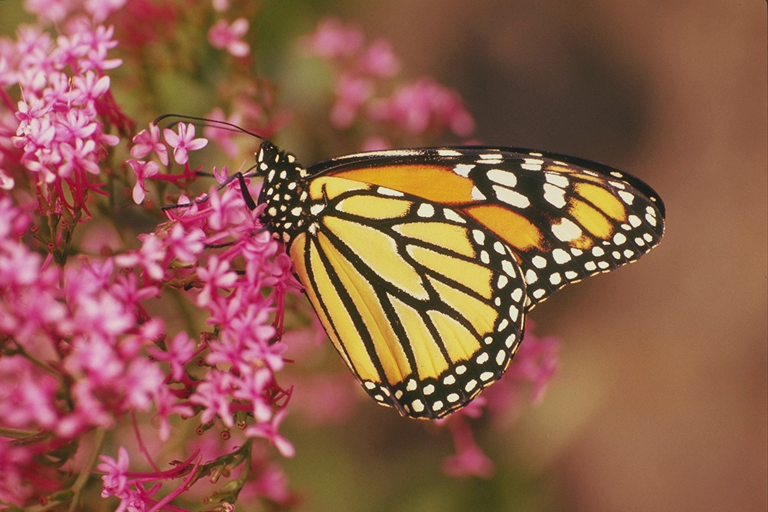
#> input picture 디지털영상처리/week3-mission/data/monarch.bmp, 768 x 512 px, given in place of circles_rects.png, which was not available
$ python Eg1_Sobel_cv.py
#> lines starting #> are read from the running program, lines starting #| are printed output that depends on the picture; pictures that were not available may be replaced by others from this repository, and a replacement may not be noted
"""
****  다음 설명문은 Eg1_Sobel_cv.py + Eg1_Sobel_plt.py  두 예제 프로그램에 공통으로 적용된다. ***

1. 개요
    OpenCV 함수 Sobel를 이용하여 에지를 검출한 결과를 출력한다.
    pyplot.imshow()와 cv.imshow() 2가지 방법으로 결과를 출력해 본다.
    1) pyplot.imshow
        1채널, 부동소수 영상은 부호가 있는 수를 표현할 때 매우 편리하다.
            데이터의 범위나 자료형에 영향 받지 않고 최소, 최대를 구해 자체 정규화하여 출력한다.
        cmap 파라미터의 설정에 따라 여러 color map을 활용한 영상 출력을 시도할 수 있다.
        cv.imshow() 처럼 흑백 모노 그레이로 표현하려면 cmap='gray'로 설정하여야 한다.
        그렇지 않으면 default pseudo color map이 선택되어 칼라로 1채널 영상이 출력된다.
        - 개인적으로 따로 공부하기 바람.
    2) cv.imshow() 함수의 출력 범위
       부동소수 데이터: 0~1의 값만 출력한다. 음수는 0으로 간주하고 1을 넘는 값은 1로 간주한다.
       정수형 데이터: 0~255만 출력한다. signed int도 unsigned number로 간주한다.
       부동소수 혹은 unit8만 받아들인다.
       uint8이면 연산 중 발생한 8비트를 넘거나 음의 정수도 모두 하위 8비트만 취하여 출력한다.


2. 다음 내용을 숙지했는지 점검하기 바람
    1) cv.Sobel() 함수의 기본 사용법을 숙지한다.
    2) 에지 정보의 범위와 부호의 의미를 이해한다.
    3) 에지 정보를 선택적(부호, 범위)으로 화면에 pyplot.imshow()와 cv.imshow() 2가지 방법을 사용하여 출력할 수 있다.

3. 주요 함수
    dst = cv.Sobel(src, ddepth, dx, dy[, dst[, ksize[, scale[, delta[, borderType]]]]])
        src: input image.
        dst: output image of the same size and the same number of channels as src.
        ddepth:	output image depth, see combinations
        dx: order of the derivative x.
        dy:	order of the derivative y.
        scale: optional scale factor for the computed derivative values; by default, no scaling is applied (see getDerivKernels for details).
        delta: optional delta value that is added to the results prior to storing them in dst.
        borderType: pixel extrapolation method, see BorderTypes


4. 점검 사항
    실험 1의 질문에 답하시오.
    소벨 x, y축 에지 검출 결과를 합산해서 출력하여 보자.
    주의 사항 - 각 연산 결과에는 음수가 포함되어 있음. 절대 값을 붙이는 등의 절차가 필요함.

5. 미션

6. 참고
    출처 : https://docs.opencv.org/3.4.3/d5/d0f/tutorial_py_gradients.html


"""


import numpy as np
import cv2 as cv
from matplotlib import pyplot as plt

"""
# np.clip() 함수 연습
# https://docs.scipy.org/doc/numpy/reference/generated/numpy.clip.html
a = np.arange(10)   # [0 1 2 3 4 5 6 7 8 9]
print(a)
b = np.clip(a, 2, 7)
print(a)            # [0 1 2 3 4 5 6 7 8 9]
print(b)            # [2 2 2 3 4 5 6 7 7 7]
np.clip(a, 1, 6, out=b)
print(b)            # [1 1 2 3 4 5 6 6 6 6]
print(a)     # [0 1 2 3 4 5 6 7 8 9]
d = np.clip(a, [3,4,1,1,1,4,4,4,4,4], 8)
# a의 원소가 8보다 작을 때 앞의 list보다 작으면 리스트의 값. 그렇지 않으면 원래 원소 값.
# a의 원소가 8보다 크거나 같으면 8로 바꾼다.
print(d)    # [3 4 2 3 4 5 6 7 8 8]
print(a)    # [0 1 2 3 4 5 6 7 8 9]
exit(0)
"""


# ----------------------------------------------------------------------------------------------------------------------
# 공통 부분 - 영상이 존재하는 폴더와 파일 이름을 지정하고 파일 읽기
# 다음 사례를 활용하여 영상 파일이 있는 폴더를 적절히 지정하시오.
# ----------------------------------------------------------------------------------------------------------------------
#Path = 'd:\Work\StudyImages\Images\\'       # \\ 오류 발생 방지. \만 쓰면 오류.
Path = '../data/'
# [4 lines of commented-out code are left out]
Name = 'lenna.tif'
Name = 'circles_rects.png'


FullName = Path + Name

img = cv.imread(FullName, 0)                # 주의 !!! 모노 영상. 에지 영상은 그레이 영상에 대해 적용하는 것이 의미가 있음.
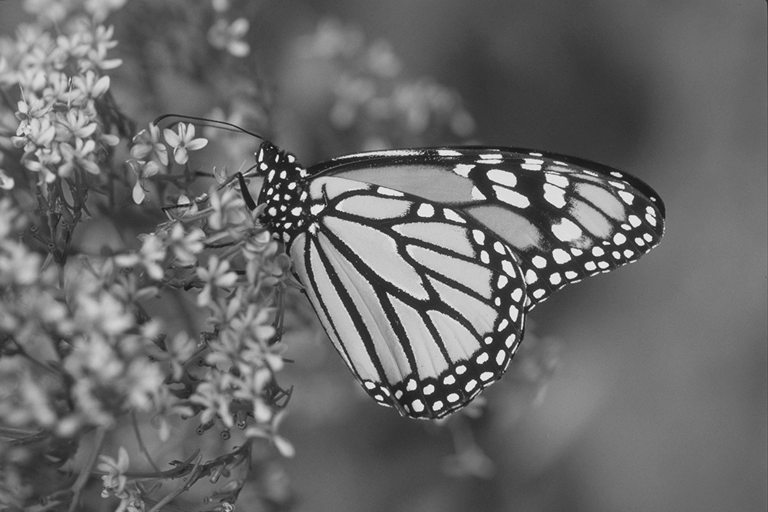
#> img: shape (512, 768); min 17, max 245, mean 106
print("input image: type(img)=", type(img), " img.dtype=", img.dtype, "img.shape=", img.shape)
#| input image: type(img)= <class 'numpy.ndarray'>  img.dtype= uint8 img.shape= (512, 768)

# assert condition, message  : condition이 false이면  message 출력하면서 AssertError 발생.
assert img is not None, 'No image file....!'  # 입력 영상을 제대로 읽어오지 못하여 NULL을 반환.


#"""
# ======================================================================================================================
# OpenCV의 imshow()를 이용한 처리 결과 보이기
# cv.Sobel() 함수를 이용해 소벨 필터링을 행한다.
# 에지의 방향 및 부호를 관찰한다.
#   *** imshow() 함수의 출력 범위
#        부동소수 데이터: 0~1의 값만 출력한다. - 값은 0으로 간주하고 1을 넘는 값은 1로 간주한다.
#        정수형 데이터: 0~255만 출력한다. signed int도 unsigned number로 간주한다. 255를 넘는 값은 255로 간주한다.
# ======================================================================================================================

# ----------------------------------------------------------------------------------------------------------------------
# 단계 1: 원본 영상을 보인다.
img = img/255       # 영상을 0~1의 부동소수로 만드는 것이 처리에 효울적이다.
print(f"step 1: img.dtype={img.dtype}, np.max(img)={np.max(img):#5.2f}, np.min(img)={np.min(img):#5.2f}")
#| step 1: img.dtype=float64, np.max(img)= 0.96, np.min(img)= 0.07
cv.imshow('1. Original', img)
# ----------------------------------------------------------------------------------------------------------------------

# ----------------------------------------------------------------------------------------------------------------------
# 단계 2: Sobel() 함수로 x방향의 소벨 미분을 행하고, 값의 범위를 관찰한 후 그 결과를 출력한다.
#   dst=cv.Sobel(src, ddepth, dx, dy[, dst[, ksize[, scale[, delta[, borderType]]]]]
#   출력결과의 데이터 타입은 음수를 포함할 수 있어야 한다. src가 uint8이라면 ddepth=-1은 안된다.
# 아래 1)~3)이 모두 x축 방향으로의 발생한 에지를 구한다.
# ----------------------------------------------------------------------------------------------------------------------

k = 3     # 커널 크기
# 1) 사용가능. x축 에지. dx=1, dy=0: x방향으로만 미분함을 의미한다.
# 출력결과는 CV_64F 부동소수이다.
sobelx = cv.Sobel(img, cv.CV_64F, 1, 0, ksize=k)

# 2) 사용가능. 위와 같은 동작. keyword를 지정하면 순서를 바꾸어도 상관 없다.
#sobelx = cv.Sobel(img, cv.CV_64F, dy=0, dx=1, ksize=k)

# 3) 사용가능. 아래는 ddept=-1이므로 img의 데이터 형에 따른다.
# 주의: 만약 img가 uint8 타입이라면 결과가 음수를 담을 수 없으므로 -1을 사용하면 안된다.
#       -1은 src와 같은 데이터 타입의 결과를 만들어 낸다.
#sobelx = cv.Sobel(img, -1, dy=0, dx=1, ksize=k)

# 소벨 값의 범위를 알아본다.
print(f'step 2.1 sobelx range: {np.min(sobelx):#.2f} < sobelx < {np.max(sobelx):#.2f}')
#| step 2.1 sobelx range: -3.09 < sobelx < 3.11

#sobelx /= np.max(sobelx)
cv.imshow('2a. sobel in x ', sobelx)
cv.waitKey()


# + 성분만 출력해 본다. 이 결과가 (2a)의 출력 결과와 같다.
# imshow()는 -성분은 값은 0으로 간주하고, +만 출력한다는 사실을 알 수 있다.
plus_compX = sobelx * (sobelx > 0)      # (sobelx > 0)는 논리 연산. 1과 0으로 된 어레이를 반환한다.
cv.imshow('2b. sobel in x, + only ', plus_compX)

# - 성분만 출력. imshow()는 +만 출력가능하므로 -성분을 추려 부호를 +로 바꾸어 출력함.
minus_compX = -sobelx * (sobelx < 0)
cv.imshow('2c. sobel in x, - only ', minus_compX)
cv.waitKey()

# 1) p_m: (+ 성분) + (- 성분을 +로 바꾼 성분)
# 2) np.abs(sobelx)는 sobelx의 음수와 양수를 모두 양수로 바꾸는 연산이다.
# 위 1)과 2)의 같은 값이라는 것을 그림과 원소값 비교로 확인해 본다.
p_m = plus_compX + minus_compX
cv.imshow('2d. sobel in x: (+) + (-)', p_m)
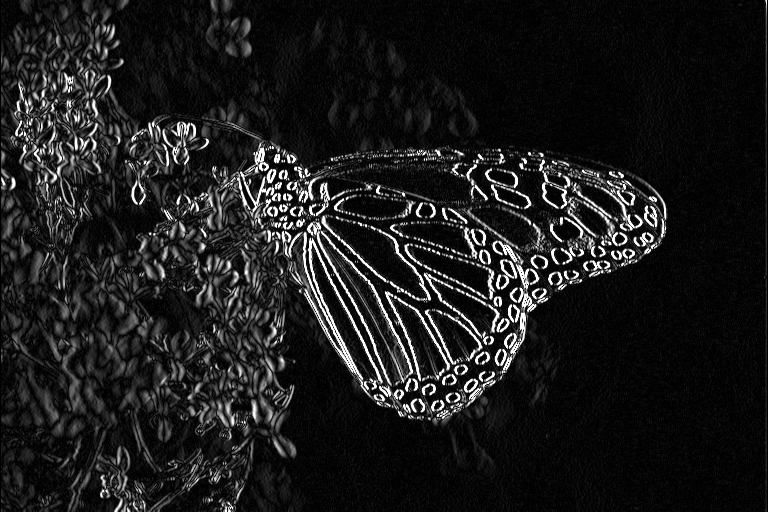
#> window '2d. sobel in x: (+) + (-)': shape (512, 768); min 0, max 255, mean 28.1
cv.imshow('2e. abs(sobel) in x ', np.abs(sobelx))
print('step 2.2: ', np.array_equal(p_m, np.abs(sobelx)))
#| step 2.2:  True
# step 2.2:  True   # 두 어레이의 모든 원소의 값들이 각각 서로 같다.

cv.waitKey()
cv.destroyAllWindows()


# x축에 대한 분석과 중복되므로 출력은 가급적 생략한다.
# ----------------------------------------------------------------------------------------------------------------------
# 단계 3: y 방향에 대해 단계 2와 같은 동작을 수행한다.
# y방향의 소벨 미분을 행하고, 값의 범위를 관찰한 후 그 미분 결과를 출력한다.
# ----------------------------------------------------------------------------------------------------------------------
sobely = cv.Sobel(img, cv.CV_64F, 0, 1, ksize=k)    # y축 에지. dx=0, dy=1: y방향으로만 미분함을 의미한다.
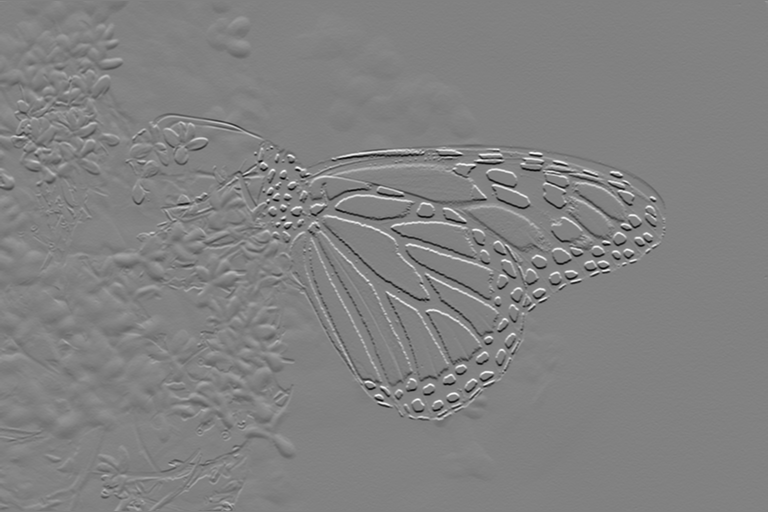
#> sobely: shape (512, 768) float64; min -3.12, max 3, mean -0.000674; drawn with min black and max white

# 소벨 값의 범위를 알아본다.
print(f'step 3.1 sobely range: {np.min(sobely):#5.2f} < sobely < {np.max(sobely):#5.2f}')
#| step 3.1 sobely range: -3.12 < sobely <  3.00

#cv.imshow('3a. sobel in y ', sobely)
plus_compY = sobely * (sobely > 0)
cv.imshow('3b. sobel in y, + only ', plus_compY)     # + 성분만 출력

minus_compY = -sobely * (sobely < 0)
cv.imshow('3c. sobel in y, - only ', minus_compY)     # - 성분만 출력. -성분을 추려 부호를 +로 바꾸어 출력함.

p_m = plus_compY + minus_compY
cv.imshow('3d. sobel in y: |+| + |-| ', p_m)     # + 성분과 - 성분을 모두 출력
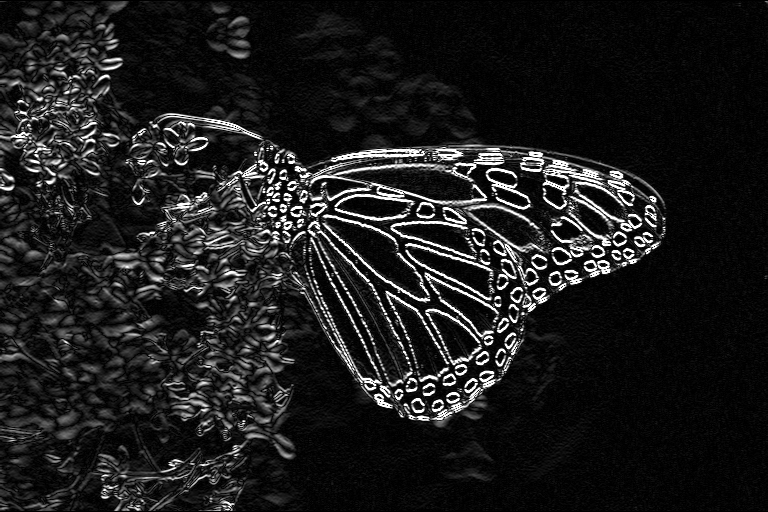
#> window '3d. sobel in y: |+| + |-| ': shape (512, 768); min 0, max 255, mean 29.3
#cv.imshow('3e. abs(sobel) in y ', np.abs(sobely))
print('step 3.2: ', np.array_equal(p_m, np.abs(sobely)))        # step 3.2:  True
#| step 3.2:  True
cv.waitKey()
cv.destroyAllWindows()


# ----------------------------------------------------------------------------------------------------------------------
# 단계 4: x, y방향의 소벨 미분을 합산한 결과를 출력한다.
# 질문:
#   아래 4a와 4b의 차이점은 무엇일까? 둘다 x축 미분과 y 축 미분을 더한 것인데...
# ----------------------------------------------------------------------------------------------------------------------
cv.imshow('4a. Wrong!: sobelx+sobely', sobelx+sobely)      # 잘못된 방법. x축, y축 부호가 다를 경우 상쇄된다.
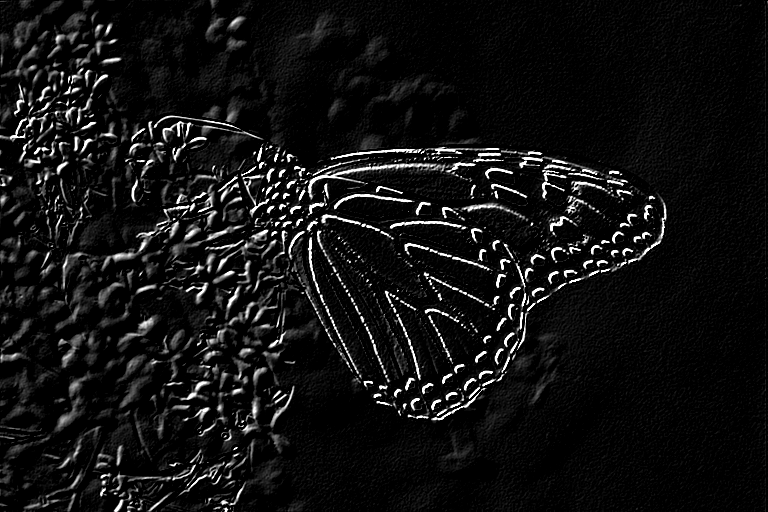
#> window '4a. Wrong!: sobelx+sobely': shape (512, 768); min 0, max 255, mean 18

abs_sobel_both = np.abs(sobelx)+np.abs(sobely)      # 올바른 방법
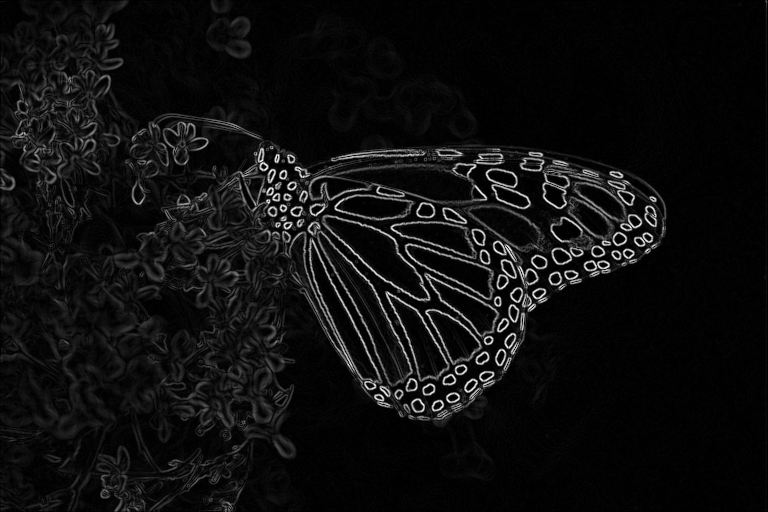
#> abs_sobel_both: shape (512, 768) float64; min 0, max 4.31, mean 0.26; drawn with min black and max white
cv.imshow('4b. Good!: np.abs(sobelx)+np.abs(sobely)', abs_sobel_both)
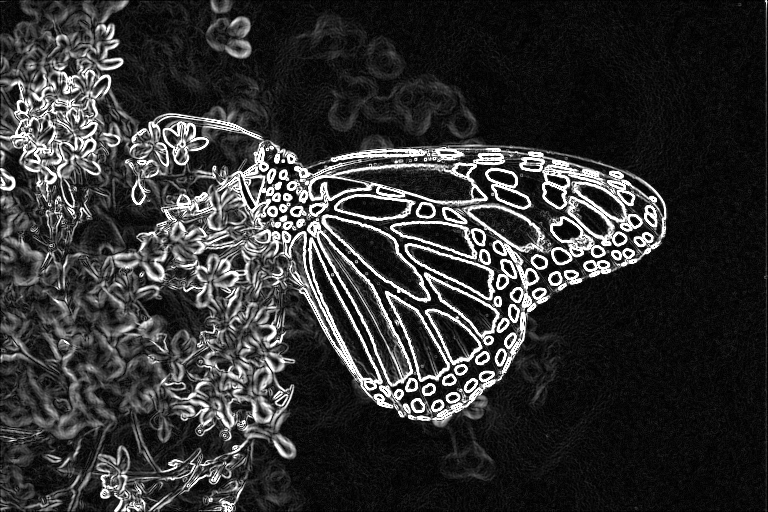
#> window '4b. Good!: np.abs(sobelx)+np.a': shape (512, 768); min 0, max 255, mean 51

# 최대 값이 1이 되도록 정규화. 해도 되지만 그다지 큰 의미는 없다.
# 일부로 강조해서 관찰하는 것이 필요한 경우도 있다.
n_sbl = abs_sobel_both / np.max(abs_sobel_both)
cv.imshow('4c. normalized absolute sobel_both', n_sbl)

#sobelxy = cv.Sobel(img, cv.CV_64F, dx=1, dy=1, ksize=1)     # 이것은 2차 미분 필터를 사용한다.
#cv.imshow('4c. sobelxy', 3* np.abs(sobelxy))
cv.waitKey()
cv.destroyAllWindows()


"""
# 아래 기능은 plt.show()가 내부에서 자동으로 처리해 주기 때문에 생략하기로 한다.
# 여기서는 CV에서 plt.show()의 자동 정규화를 흉내본 것이다.
# ----------------------------------------------------------------------------------------------------------------------
# 단계 5: 소벨값 0을 0.5로.. -최소값은 0으로 +최대값은 1로 정규화를 행한다.
# 즉, 에지 성분이 없으면 128의 화소 값을 갖고, 음수의 에지값은 0~127까지, 양수의 에지값은 129~255까지의 범위를 갖게 표현해 본다.
# 어두울 수로 -값이 강한 에지이고, 밝을 수록 +에지 값이 강한 것으로 이해할 수 있다.
# ----------------------------------------------------------------------------------------------------------------------

# 1) x축 방향 에지 관찰

# 정규화. 0.5 ~ 1.0
nor_plus_compX = 0.5 * plus_compX / np.max(plus_compX)

# 정규화. 0~0.5
nor_minus_compX = 0.5 - 0.5 * minus_compX / np.max(minus_compX)
cv.imshow('5.1 sobelx in half tone', nor_plus_compX + nor_minus_compX)

# + 성분만 출력
cv.imshow('2b. sobel in x, + only ', plus_compX)

# - 성분만 출력. -성분을 추려 부호를 +로 바꾸어 출력함.
cv.imshow('2c. sobel in x, - only ', minus_compX)

cv.waitKey()
cv.destroyAllWindows()

# 2) y축 방향 에지 관찰
nor_plus_compY = 0.5 * plus_compY / np.max(plus_compY)     # 정규화. 0.5 ~ 1.0
nor_minus_compY = 0.5 - 0.5 * minus_compY / np.max(minus_compY)     # 정규화. 0~0.5
cv.imshow('5.2 sobely in half tone', nor_plus_compY + nor_minus_compY)
cv.imshow('3b. sobel in y, + only ', plus_compY)     # + 성분만 출력
cv.imshow('3c. sobel in y, - only ', minus_compY)     # - 성분만 출력. -성분을 추려 부호를 +로 바꾸어 출력함.

cv.waitKey()
exit(0)
"""


"""
# 기록용: 분석할 필요 없음....
# 아래의 파일 비교에 의한 두 어레이의 영상 내용 비교가 적절치 않은 이유를 설명하시오...??
def compare2array():
    cv.imwrite('2a.png', sobelx)
    cv.imwrite('2b.png', np.abs(sobelx))
    img_2a = cv.imread('2a.png')
    img_2b = cv.imread('2b.png')
    print(np.max(img_2a), np.max(img_2b))       # 이런 값이 나온 배경을 추론하여 설명하시오.
    print(np.min(img_2a), np.min(img_2b))
    cv.imshow("difference", 100 * np.abs(img_2a-img_2b))
    print(np.array_equal(img_2a, img_2b ))          # 다름. false
#compare2array(); cv.waitKey(); exit(0)


"""

$ run again, on 디지털영상처리/week10/data/bikes.bmp
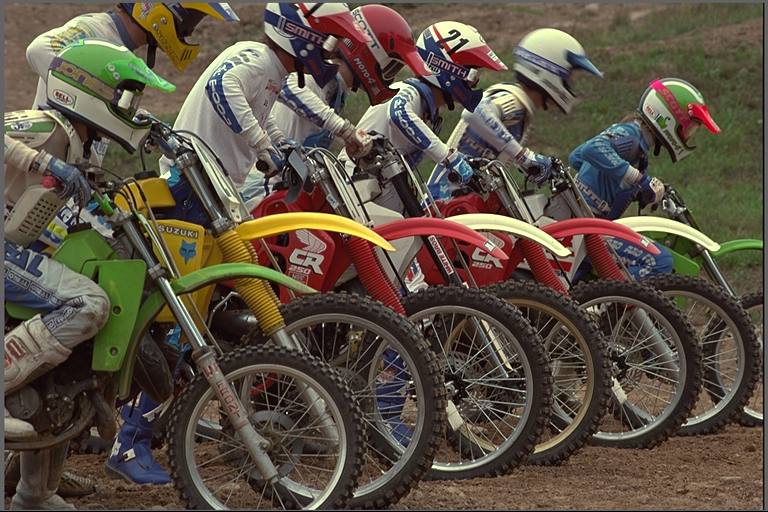
#> input picture 디지털영상처리/week10/data/bikes.bmp, 768 x 512 px, given in place of circles_rects.png, which was not available
#| input image: type(img)= <class 'numpy.ndarray'>  img.dtype= uint8 img.shape= (512, 768)
#| step 1: img.dtype=float64, np.max(img)= 1.00, np.min(img)= 0.00
#| step 2.1 sobelx range: -3.62 < sobelx < 3.79
#| step 2.2:  True
#| step 3.1 sobely range: -3.91 < sobely <  3.89
#| step 3.2:  True
#> `abs_sobel_both = np.abs(sobelx)+np.abs(sobely)`:
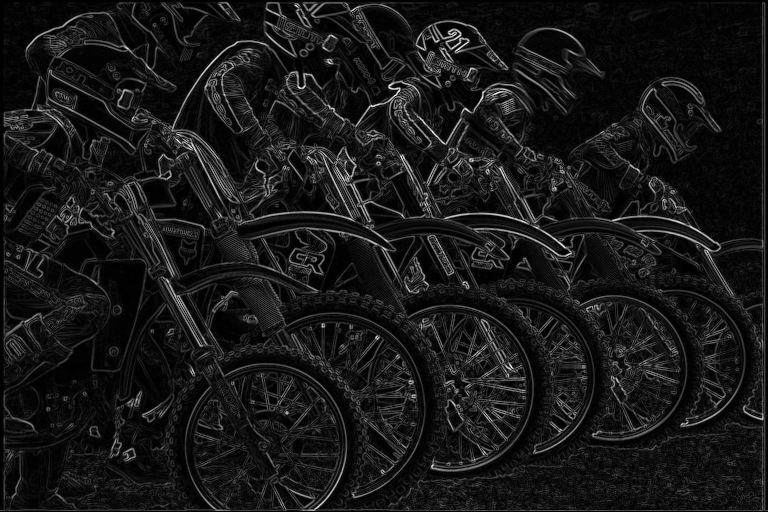
#> abs_sobel_both: shape (512, 768) float64; min 0, max 5.66, mean 0.533; drawn with min black and max white
#> `cv.imshow('4b. Good!: np.abs(sobelx)+np.abs(sobely)', abs_sobel_both)`:
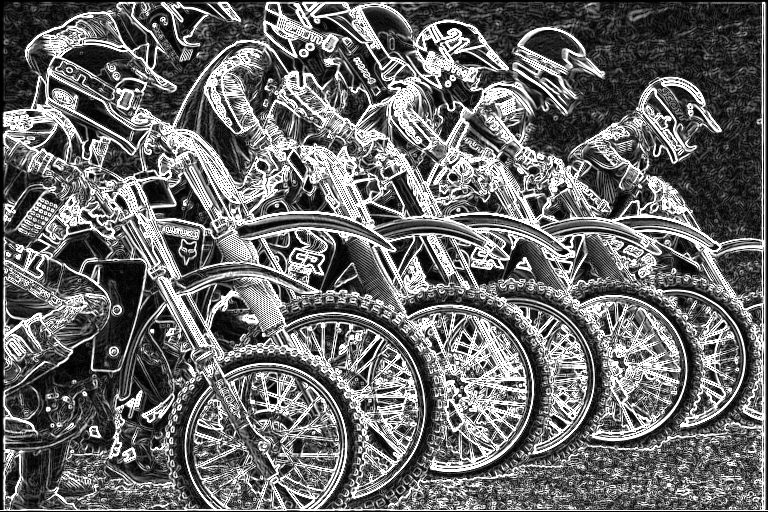
#> window '4b. Good!: np.abs(sobelx)+np.a': shape (512, 768); min 0, max 255, mean 106.9

$ run again, on 디지털영상처리/week10/data/colorbar_chart.jpg
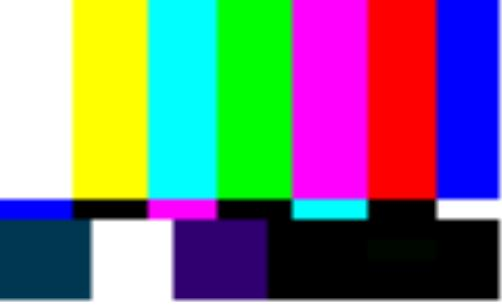
#> input picture 디지털영상처리/week10/data/colorbar_chart.jpg, 502 x 305 px, given in place of circles_rects.png, which was not available
#| input image: type(img)= <class 'numpy.ndarray'>  img.dtype= uint8 img.shape= (305, 502)
#| step 1: img.dtype=float64, np.max(img)= 1.00, np.min(img)= 0.00
#| step 2.1 sobelx range: -1.20 < sobelx < 1.34
#| step 2.2:  True
#> `sobely = cv.Sobel(img, cv.CV_64F, 0, 1, ksize=k)`:
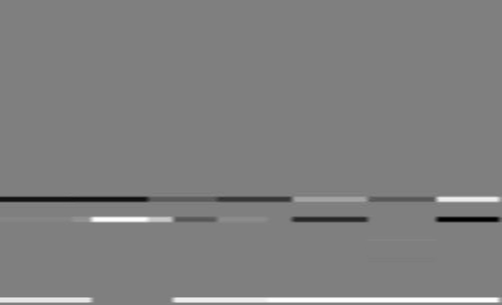
#> sobely: shape (305, 502) float64; min -1.62, max 1.62, mean 0.0109; drawn with min black and max white
#| step 3.1 sobely range: -1.62 < sobely <  1.62
#| step 3.2:  True
#> `cv.imshow('4b. Good!: np.abs(sobelx)+np.abs(sobely)', abs_sobel_both)`:
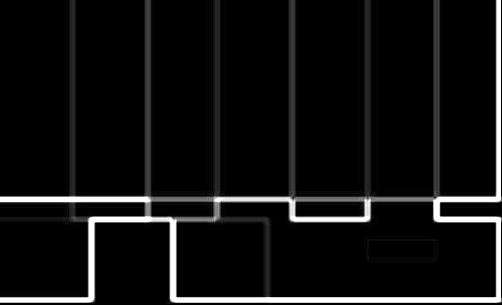
#> window '4b. Good!: np.abs(sobelx)+np.a': shape (305, 502); min 0, max 255, mean 17.1
